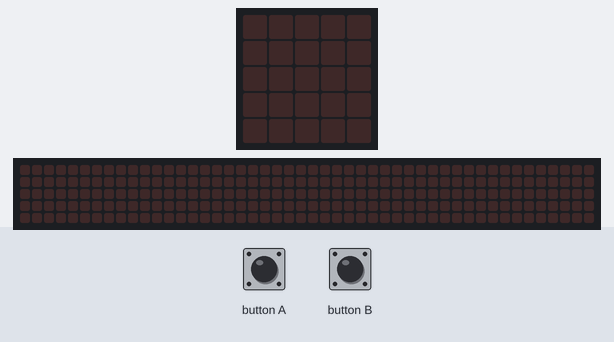
Recording of a program running on a simulated BBC micro:bit (MakeCode). Shown: the board's 5×5 LED display, a strip that is not on the board, showing the scrolling text unrolled. The inputs (shaded band) are chosen by the test bench. The 48×5 strip is a reading aid, not a part: it shows the text the display is scrolling, unrolled, one strip-width of it at a time.

Above: at 1.2 s.
1.3 s: button B pressed for 0.15 s
At 3.77 s:
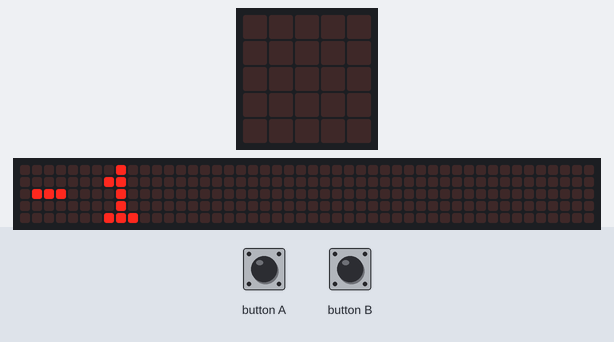
At 6.47 s:
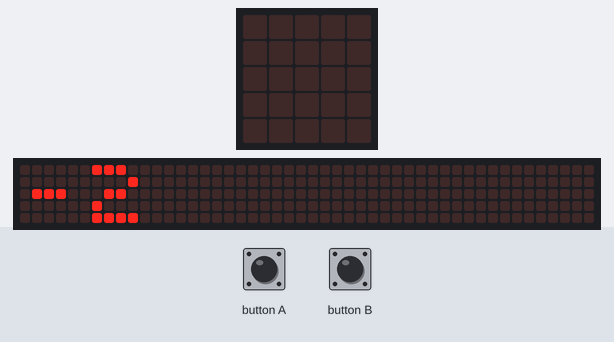
Timing chart, 0 to 8.0 s (numbered marks = the images above; inputs shaded):
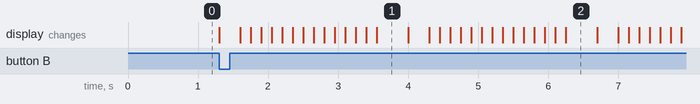

Measured:
- after the input at 1.3 s, the display: changes at once (image 1)
- what the display in image 1 shows lasts 0.4 s, from 3.6 s to 4.0 s

The program:

main.ts
```typescript
let n1 = 0
let n2 = 0
let n3 = 0
basic.forever(function () {
    if (input.buttonIsPressed(Button.A)) {
        n1 += 0
        basic.showNumber(n1 + 1)
        for (let index = 0; index < 20; index++) {
            n2 += 1
            basic.showNumber(n2 + 1)
        }
    } else if (input.buttonIsPressed(Button.B)) {
        n1 += 0
        basic.showNumber(n1 - 1)
        for (let index = 0; index < 20; index++) {
            n3 += -1
            basic.showNumber(n3 - 1)
        }
    }
})
```

test.ts
```typescript
// aquí va el archivo "tests"; esto no se compilará cuando este paquete se utilice como una extensión.
```
